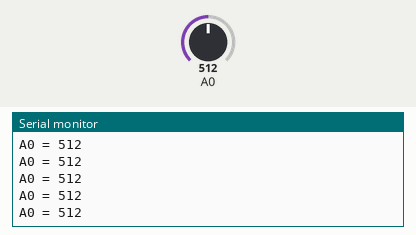
Recording of a sketch running on a simulated Arduino Uno, built with avr-gcc and run on an emulated ATmega328P. On the bench: the last lines printed to the serial monitor. Inputs (shaded band) come from the test bench; at power-on: A0 = 512.

Above: at 1.2 s.
1.3 s: A0 set to 716
At 1.56 s:
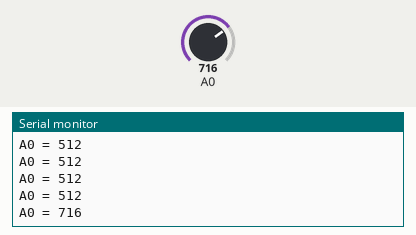
2.8 s: A0 set to 900
At 2.96 s:
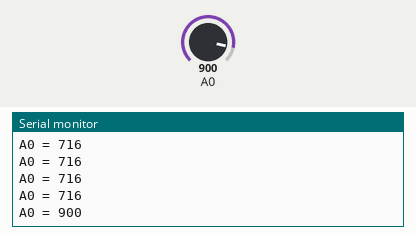
Timing chart, 0 to 5.8 s (numbered marks = the images above; inputs shaded):
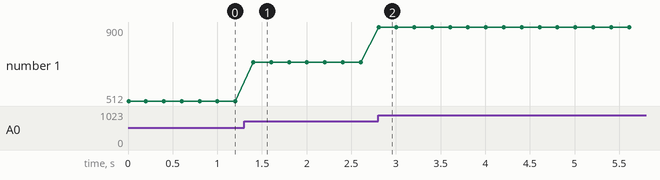

The sketch:

serial_pot.ino
```cpp
// serial_pot — reads the knob on A0 five times a second and prints it to the Serial Monitor.
void setup() {
  Serial.begin(9600);
  Serial.println("ready");
}

void loop() {
  int value = analogRead(A0);
  Serial.print("A0 = ");
  Serial.println(value);
  delay(200);
}
```

Measured:
- after the input at 1.3 s, the serial monitor: prints a new line after 0.10 s (image 1)
- after the input at 2.8 s, the serial monitor: prints a new line at once (image 2)
- plotted number 1: 512 → 716 after the input at 1.3 s, 716 → 900 after the input at 2.8 s
